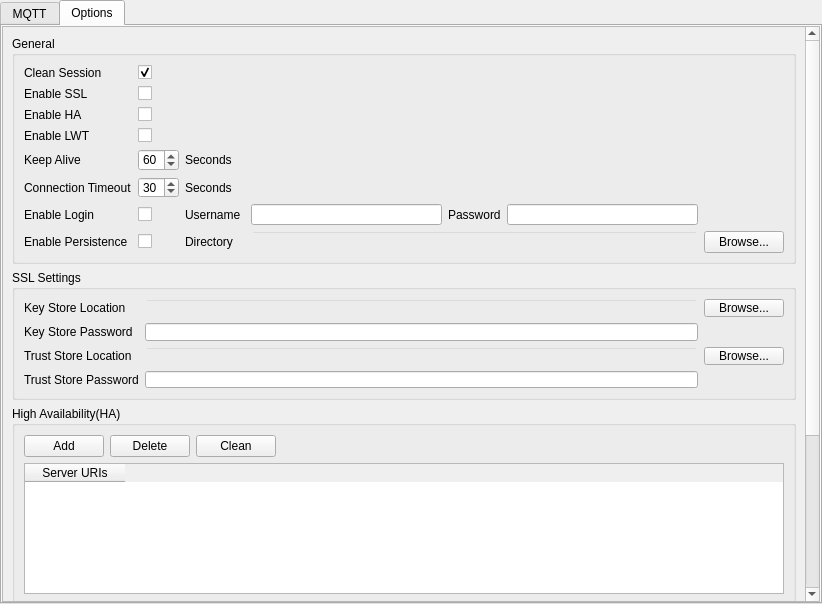
<?xml version="1.0" encoding="UTF-8"?>
<ui version="4.0">
 <class>ConnectionWidget</class>
 <widget class="QWidget" name="ConnectionWidget">
  <property name="geometry">
   <rect>
    <x>0</x>
    <y>0</y>
    <width>822</width>
    <height>604</height>
   </rect>
  </property>
  <property name="windowTitle">
   <string>Form</string>
  </property>
  <layout class="QVBoxLayout" name="verticalLayout">
   <property name="leftMargin">
    <number>0</number>
   </property>
   <property name="topMargin">
    <number>0</number>
   </property>
   <property name="rightMargin">
    <number>0</number>
   </property>
   <property name="bottomMargin">
    <number>0</number>
   </property>
   <item>
    <widget class="QTabWidget" name="tabWidget">
     <property name="currentIndex">
      <number>1</number>
     </property>
     <widget class="QWidget" name="mqtt">
      <attribute name="title">
       <string>MQTT</string>
      </attribute>
      <layout class="QHBoxLayout" name="horizontalLayout_6">
       <property name="leftMargin">
        <number>0</number>
       </property>
       <property name="topMargin">
        <number>0</number>
       </property>
       <property name="rightMargin">
        <number>0</number>
       </property>
       <property name="bottomMargin">
        <number>0</number>
       </property>
       <item>
        <widget class="QWidget" name="widget_4" native="true">
         <property name="maximumSize">
          <size>
           <width>300</width>
           <height>16777215</height>
          </size>
         </property>
         <layout class="QVBoxLayout" name="verticalLayout_8">
          <item>
           <widget class="QGroupBox" name="groupBox_8">
            <property name="minimumSize">
             <size>
              <width>0</width>
              <height>133</height>
             </size>
            </property>
            <property name="maximumSize">
             <size>
              <width>16777215</width>
              <height>133</height>
             </size>
            </property>
            <property name="title">
             <string>Connection</string>
            </property>
            <layout class="QGridLayout" name="gridLayout">
             <item row="0" column="0">
              <widget class="QLabel" name="label_29">
               <property name="text">
                <string>Server URI</string>
               </property>
              </widget>
             </item>
             <item row="1" column="0">
              <widget class="QLabel" name="label_27">
               <property name="text">
                <string>Client ID</string>
               </property>
              </widget>
             </item>
             <item row="3" column="1" colspan="2">
              <widget class="QPushButton" name="connect">
               <property name="text">
                <string>Connect</string>
               </property>
              </widget>
             </item>
             <item row="3" column="3">
              <widget class="QPushButton" name="disconnect">
               <property name="text">
                <string>Disconnect</string>
               </property>
              </widget>
             </item>
             <item row="1" column="1" colspan="3">
              <widget class="QLineEdit" name="id"/>
             </item>
             <item row="0" column="1" colspan="3">
              <widget class="QLineEdit" name="url"/>
             </item>
             <item row="2" column="0">
              <widget class="QLabel" name="label_28">
               <property name="text">
                <string>Status</string>
               </property>
              </widget>
             </item>
             <item row="2" column="1" colspan="3">
              <widget class="QLineEdit" name="status">
               <property name="echoMode">
                <enum>QLineEdit::Normal</enum>
               </property>
               <property name="readOnly">
                <bool>true</bool>
               </property>
              </widget>
             </item>
            </layout>
           </widget>
          </item>
          <item>
           <widget class="QGroupBox" name="groupBox_2">
            <property name="title">
             <string>Subscription</string>
            </property>
            <layout class="QVBoxLayout" name="verticalLayout_7">
             <item>
              <widget class="QWidget" name="widget" native="true">
               <layout class="QHBoxLayout" name="horizontalLayout">
                <item>
                 <widget class="QPushButton" name="subAdd">
                  <property name="text">
                   <string>Add</string>
                  </property>
                 </widget>
                </item>
                <item>
                 <widget class="QPushButton" name="subDelete">
                  <property name="text">
                   <string>Delete</string>
                  </property>
                 </widget>
                </item>
                <item>
                 <widget class="QPushButton" name="subClean">
                  <property name="text">
                   <string>Clean</string>
                  </property>
                 </widget>
                </item>
                <item>
                 <spacer name="horizontalSpacer_2">
                  <property name="orientation">
                   <enum>Qt::Horizontal</enum>
                  </property>
                  <property name="sizeHint" stdset="0">
                   <size>
                    <width>7</width>
                    <height>20</height>
                   </size>
                  </property>
                 </spacer>
                </item>
               </layout>
              </widget>
             </item>
             <item>
              <widget class="QTableWidget" name="topics">
               <property name="horizontalScrollBarPolicy">
                <enum>Qt::ScrollBarAlwaysOff</enum>
               </property>
               <property name="selectionBehavior">
                <enum>QAbstractItemView::SelectRows</enum>
               </property>
               <property name="columnCount">
                <number>3</number>
               </property>
               <attribute name="horizontalHeaderCascadingSectionResizes">
                <bool>true</bool>
               </attribute>
               <attribute name="horizontalHeaderStretchLastSection">
                <bool>true</bool>
               </attribute>
               <attribute name="verticalHeaderVisible">
                <bool>false</bool>
               </attribute>
               <column>
                <property name="text">
                 <string/>
                </property>
               </column>
               <column>
                <property name="text">
                 <string>Topic</string>
                </property>
               </column>
               <column>
                <property name="text">
                 <string>QoS</string>
                </property>
               </column>
              </widget>
             </item>
             <item>
              <widget class="QWidget" name="widget_7" native="true">
               <layout class="QHBoxLayout" name="horizontalLayout_7">
                <property name="leftMargin">
                 <number>0</number>
                </property>
                <property name="topMargin">
                 <number>0</number>
                </property>
                <property name="rightMargin">
                 <number>0</number>
                </property>
                <property name="bottomMargin">
                 <number>0</number>
                </property>
                <item>
                 <spacer name="horizontalSpacer">
                  <property name="orientation">
                   <enum>Qt::Horizontal</enum>
                  </property>
                  <property name="sizeHint" stdset="0">
                   <size>
                    <width>97</width>
                    <height>20</height>
                   </size>
                  </property>
                 </spacer>
                </item>
                <item>
                 <widget class="QPushButton" name="subscribe">
                  <property name="text">
                   <string>Subscribe</string>
                  </property>
                 </widget>
                </item>
                <item>
                 <widget class="QPushButton" name="unsubscribe">
                  <property name="text">
                   <string>Unsubscribe</string>
                  </property>
                 </widget>
                </item>
               </layout>
              </widget>
             </item>
            </layout>
           </widget>
          </item>
          <item>
           <widget class="QGroupBox" name="groupBox_3">
            <property name="minimumSize">
             <size>
              <width>0</width>
              <height>180</height>
             </size>
            </property>
            <property name="maximumSize">
             <size>
              <width>16777215</width>
              <height>200</height>
             </size>
            </property>
            <property name="title">
             <string>Publication</string>
            </property>
            <layout class="QGridLayout" name="gridLayout_2">
             <item row="3" column="3">
              <widget class="QWidget" name="widget_3" native="true">
               <layout class="QHBoxLayout" name="horizontalLayout_3">
                <property name="leftMargin">
                 <number>0</number>
                </property>
                <property name="topMargin">
                 <number>0</number>
                </property>
                <property name="rightMargin">
                 <number>0</number>
                </property>
                <property name="bottomMargin">
                 <number>0</number>
                </property>
                <item>
                 <widget class="QPushButton" name="file">
                  <property name="text">
                   <string>File...</string>
                  </property>
                 </widget>
                </item>
                <item>
                 <widget class="QPushButton" name="publish">
                  <property name="text">
                   <string>Publish</string>
                  </property>
                 </widget>
                </item>
               </layout>
              </widget>
             </item>
             <item row="2" column="3">
              <widget class="QPlainTextEdit" name="message">
               <property name="verticalScrollBarPolicy">
                <enum>Qt::ScrollBarAlwaysOn</enum>
               </property>
              </widget>
             </item>
             <item row="2" column="2">
              <widget class="QLabel" name="label_6">
               <property name="text">
                <string>Message</string>
               </property>
              </widget>
             </item>
             <item row="1" column="3">
              <widget class="QWidget" name="widget_2" native="true">
               <layout class="QHBoxLayout" name="horizontalLayout_2">
                <property name="leftMargin">
                 <number>0</number>
                </property>
                <property name="topMargin">
                 <number>0</number>
                </property>
                <property name="rightMargin">
                 <number>0</number>
                </property>
                <property name="bottomMargin">
                 <number>0</number>
                </property>
                <item>
                 <widget class="QComboBox" name="qos">
                  <item>
                   <property name="text">
                    <string>0 - At Most Once</string>
                   </property>
                  </item>
                  <item>
                   <property name="text">
                    <string>1 - At Least Once</string>
                   </property>
                  </item>
                  <item>
                   <property name="text">
                    <string>2 - Exactly Once</string>
                   </property>
                  </item>
                 </widget>
                </item>
                <item>
                 <widget class="QCheckBox" name="retained">
                  <property name="maximumSize">
                   <size>
                    <width>70</width>
                    <height>16777215</height>
                   </size>
                  </property>
                  <property name="text">
                   <string>Retained</string>
                  </property>
                 </widget>
                </item>
                <item>
                 <spacer name="horizontalSpacer_6">
                  <property name="orientation">
                   <enum>Qt::Horizontal</enum>
                  </property>
                  <property name="sizeHint" stdset="0">
                   <size>
                    <width>40</width>
                    <height>20</height>
                   </size>
                  </property>
                 </spacer>
                </item>
                <item>
                 <widget class="QCheckBox" name="hex">
                  <property name="text">
                   <string>Hex</string>
                  </property>
                 </widget>
                </item>
               </layout>
              </widget>
             </item>
             <item row="1" column="2">
              <widget class="QLabel" name="label_5">
               <property name="text">
                <string>QoS</string>
               </property>
              </widget>
             </item>
             <item row="0" column="3">
              <widget class="QLineEdit" name="topic"/>
             </item>
             <item row="0" column="2">
              <widget class="QLabel" name="label_4">
               <property name="text">
                <string>Topic</string>
               </property>
              </widget>
             </item>
             <item row="3" column="2">
              <spacer name="horizontalSpacer_3">
               <property name="orientation">
                <enum>Qt::Horizontal</enum>
               </property>
               <property name="sizeType">
                <enum>QSizePolicy::Maximum</enum>
               </property>
               <property name="sizeHint" stdset="0">
                <size>
                 <width>30</width>
                 <height>20</height>
                </size>
               </property>
              </spacer>
             </item>
            </layout>
           </widget>
          </item>
         </layout>
        </widget>
       </item>
       <item>
        <widget class="QTabWidget" name="messageWidget">
         <property name="currentIndex">
          <number>0</number>
         </property>
         <property name="documentMode">
          <bool>true</bool>
         </property>
         <widget class="QWidget" name="tab">
          <attribute name="title">
           <string>History</string>
          </attribute>
          <layout class="QVBoxLayout" name="verticalLayout_2">
           <item>
            <widget class="QTableWidget" name="history">
             <property name="horizontalScrollBarPolicy">
              <enum>Qt::ScrollBarAsNeeded</enum>
             </property>
             <property name="editTriggers">
              <set>QAbstractItemView::NoEditTriggers</set>
             </property>
             <property name="selectionBehavior">
              <enum>QAbstractItemView::SelectRows</enum>
             </property>
             <attribute name="horizontalHeaderCascadingSectionResizes">
              <bool>true</bool>
             </attribute>
             <attribute name="horizontalHeaderStretchLastSection">
              <bool>true</bool>
             </attribute>
             <attribute name="verticalHeaderVisible">
              <bool>false</bool>
             </attribute>
             <column>
              <property name="text">
               <string>Event</string>
              </property>
             </column>
             <column>
              <property name="text">
               <string>Topic</string>
              </property>
             </column>
             <column>
              <property name="text">
               <string>Message</string>
              </property>
             </column>
             <column>
              <property name="text">
               <string>QoS</string>
              </property>
             </column>
             <column>
              <property name="text">
               <string>Retanined</string>
              </property>
             </column>
             <column>
              <property name="text">
               <string>Time</string>
              </property>
             </column>
            </widget>
           </item>
          </layout>
         </widget>
         <widget class="QWidget" name="tab_2">
          <attribute name="title">
           <string>Last Message</string>
          </attribute>
          <layout class="QVBoxLayout" name="verticalLayout_3">
           <item>
            <widget class="QTableWidget" name="lastMessage">
             <property name="horizontalScrollBarPolicy">
              <enum>Qt::ScrollBarAsNeeded</enum>
             </property>
             <property name="selectionBehavior">
              <enum>QAbstractItemView::SelectRows</enum>
             </property>
             <attribute name="horizontalHeaderCascadingSectionResizes">
              <bool>true</bool>
             </attribute>
             <attribute name="horizontalHeaderStretchLastSection">
              <bool>true</bool>
             </attribute>
             <attribute name="verticalHeaderVisible">
              <bool>false</bool>
             </attribute>
             <column>
              <property name="text">
               <string>Topic</string>
              </property>
             </column>
             <column>
              <property name="text">
               <string>Message</string>
              </property>
             </column>
             <column>
              <property name="text">
               <string>QoS</string>
              </property>
             </column>
             <column>
              <property name="text">
               <string>Retained</string>
              </property>
             </column>
             <column>
              <property name="text">
               <string>Time</string>
              </property>
             </column>
            </widget>
           </item>
          </layout>
         </widget>
        </widget>
       </item>
      </layout>
     </widget>
     <widget class="QWidget" name="options">
      <attribute name="title">
       <string>Options</string>
      </attribute>
      <layout class="QVBoxLayout" name="verticalLayout_6">
       <property name="leftMargin">
        <number>0</number>
       </property>
       <property name="topMargin">
        <number>0</number>
       </property>
       <property name="rightMargin">
        <number>0</number>
       </property>
       <property name="bottomMargin">
        <number>0</number>
       </property>
       <item>
        <widget class="QScrollArea" name="scrollArea">
         <property name="widgetResizable">
          <bool>true</bool>
         </property>
         <widget class="QWidget" name="scrollAreaWidgetContents">
          <property name="geometry">
           <rect>
            <x>0</x>
            <y>0</y>
            <width>797</width>
            <height>794</height>
           </rect>
          </property>
          <layout class="QVBoxLayout" name="verticalLayout_5">
           <item>
            <widget class="QGroupBox" name="groupBox_4">
             <property name="minimumSize">
              <size>
               <width>0</width>
               <height>228</height>
              </size>
             </property>
             <property name="title">
              <string>General</string>
             </property>
             <layout class="QGridLayout" name="gridLayout_5">
              <item row="0" column="0">
               <widget class="QLabel" name="label_7">
                <property name="text">
                 <string>Clean Session</string>
                </property>
               </widget>
              </item>
              <item row="9" column="1">
               <widget class="QCheckBox" name="login">
                <property name="text">
                 <string/>
                </property>
               </widget>
              </item>
              <item row="9" column="2" colspan="3">
               <widget class="QLabel" name="label_23">
                <property name="text">
                 <string>Username</string>
                </property>
               </widget>
              </item>
              <item row="4" column="2" colspan="3">
               <widget class="QLabel" name="label_22">
                <property name="text">
                 <string>Seconds</string>
                </property>
               </widget>
              </item>
              <item row="1" column="1">
               <widget class="QCheckBox" name="ssl">
                <property name="text">
                 <string/>
                </property>
               </widget>
              </item>
              <item row="2" column="1">
               <widget class="QCheckBox" name="ha">
                <property name="text">
                 <string/>
                </property>
               </widget>
              </item>
              <item row="4" column="1">
               <widget class="QSpinBox" name="keepAlive">
                <property name="value">
                 <number>60</number>
                </property>
               </widget>
              </item>
              <item row="5" column="1">
               <widget class="QSpinBox" name="Timeout">
                <property name="value">
                 <number>30</number>
                </property>
               </widget>
              </item>
              <item row="9" column="0">
               <widget class="QLabel" name="label_13">
                <property name="text">
                 <string>Enable Login</string>
                </property>
               </widget>
              </item>
              <item row="1" column="0">
               <widget class="QLabel" name="label_8">
                <property name="text">
                 <string>Enable SSL</string>
                </property>
               </widget>
              </item>
              <item row="3" column="0">
               <widget class="QLabel" name="label_10">
                <property name="text">
                 <string>Enable LWT</string>
                </property>
               </widget>
              </item>
              <item row="3" column="1">
               <widget class="QCheckBox" name="lwt">
                <property name="text">
                 <string/>
                </property>
               </widget>
              </item>
              <item row="4" column="0">
               <widget class="QLabel" name="label_11">
                <property name="text">
                 <string>Keep Alive</string>
                </property>
               </widget>
              </item>
              <item row="5" column="2" colspan="3">
               <widget class="QLabel" name="label_24">
                <property name="text">
                 <string>Seconds</string>
                </property>
               </widget>
              </item>
              <item row="0" column="1">
               <widget class="QCheckBox" name="cleanSession">
                <property name="text">
                 <string/>
                </property>
                <property name="checked">
                 <bool>true</bool>
                </property>
               </widget>
              </item>
              <item row="2" column="0">
               <widget class="QLabel" name="label_9">
                <property name="text">
                 <string>Enable HA</string>
                </property>
               </widget>
              </item>
              <item row="5" column="0">
               <widget class="QLabel" name="label_12">
                <property name="text">
                 <string>Connection Timeout</string>
                </property>
               </widget>
              </item>
              <item row="12" column="1">
               <widget class="QCheckBox" name="persistence">
                <property name="text">
                 <string/>
                </property>
               </widget>
              </item>
              <item row="12" column="0">
               <widget class="QLabel" name="label_14">
                <property name="text">
                 <string>Enable Persistence</string>
                </property>
               </widget>
              </item>
              <item row="9" column="6">
               <widget class="QLabel" name="label_25">
                <property name="text">
                 <string>Password</string>
                </property>
               </widget>
              </item>
              <item row="12" column="9">
               <widget class="QPushButton" name="directoryBrowse">
                <property name="text">
                 <string>Browse...</string>
                </property>
               </widget>
              </item>
              <item row="12" column="2">
               <widget class="QLabel" name="label_26">
                <property name="text">
                 <string>Directory</string>
                </property>
               </widget>
              </item>
              <item row="9" column="7">
               <widget class="QLineEdit" name="password"/>
              </item>
              <item row="9" column="5">
               <widget class="QLineEdit" name="username"/>
              </item>
              <item row="12" column="5" colspan="3">
               <widget class="QLineEdit" name="directory">
                <property name="styleSheet">
                 <string notr="true">QLineEdit{background:transparent;}</string>
                </property>
                <property name="readOnly">
                 <bool>true</bool>
                </property>
               </widget>
              </item>
             </layout>
            </widget>
           </item>
           <item>
            <widget class="QGroupBox" name="groupBox_5">
             <property name="minimumSize">
              <size>
               <width>0</width>
               <height>130</height>
              </size>
             </property>
             <property name="title">
              <string>SSL Settings</string>
             </property>
             <layout class="QGridLayout" name="gridLayout_4">
              <item row="0" column="0">
               <widget class="QLabel" name="label_15">
                <property name="text">
                 <string>Key Store Location</string>
                </property>
               </widget>
              </item>
              <item row="0" column="1">
               <widget class="QLineEdit" name="keyLocation">
                <property name="styleSheet">
                 <string notr="true">QLineEdit{background:transparent;}</string>
                </property>
                <property name="readOnly">
                 <bool>true</bool>
                </property>
               </widget>
              </item>
              <item row="0" column="2">
               <widget class="QPushButton" name="keyBrowse">
                <property name="text">
                 <string>Browse...</string>
                </property>
               </widget>
              </item>
              <item row="1" column="0">
               <widget class="QLabel" name="label_16">
                <property name="text">
                 <string>Key Store Password</string>
                </property>
               </widget>
              </item>
              <item row="1" column="1">
               <widget class="QLineEdit" name="keyPassword"/>
              </item>
              <item row="2" column="0">
               <widget class="QLabel" name="label_17">
                <property name="text">
                 <string>Trust Store Location</string>
                </property>
               </widget>
              </item>
              <item row="2" column="1">
               <widget class="QLineEdit" name="trustLocation">
                <property name="styleSheet">
                 <string notr="true">QLineEdit{background:transparent;}</string>
                </property>
                <property name="readOnly">
                 <bool>true</bool>
                </property>
               </widget>
              </item>
              <item row="2" column="2">
               <widget class="QPushButton" name="trustBrowse">
                <property name="text">
                 <string>Browse...</string>
                </property>
               </widget>
              </item>
              <item row="3" column="0">
               <widget class="QLabel" name="label_18">
                <property name="text">
                 <string>Trust Store Password</string>
                </property>
               </widget>
              </item>
              <item row="3" column="1">
               <widget class="QLineEdit" name="trustPassword"/>
              </item>
             </layout>
            </widget>
           </item>
           <item>
            <widget class="QGroupBox" name="groupBox_6">
             <property name="minimumSize">
              <size>
               <width>0</width>
               <height>200</height>
              </size>
             </property>
             <property name="title">
              <string>High Availability(HA)</string>
             </property>
             <layout class="QVBoxLayout" name="verticalLayout_4">
              <item>
               <widget class="QWidget" name="widget_5" native="true">
                <layout class="QHBoxLayout" name="horizontalLayout_4">
                 <property name="leftMargin">
                  <number>0</number>
                 </property>
                 <property name="topMargin">
                  <number>0</number>
                 </property>
                 <property name="rightMargin">
                  <number>0</number>
                 </property>
                 <property name="bottomMargin">
                  <number>0</number>
                 </property>
                 <item>
                  <widget class="QPushButton" name="haAdd">
                   <property name="text">
                    <string>Add</string>
                   </property>
                  </widget>
                 </item>
                 <item>
                  <widget class="QPushButton" name="haDelete">
                   <property name="text">
                    <string>Delete</string>
                   </property>
                  </widget>
                 </item>
                 <item>
                  <widget class="QPushButton" name="haClean">
                   <property name="text">
                    <string>Clean</string>
                   </property>
                  </widget>
                 </item>
                 <item>
                  <spacer name="horizontalSpacer_4">
                   <property name="orientation">
                    <enum>Qt::Horizontal</enum>
                   </property>
                   <property name="sizeHint" stdset="0">
                    <size>
                     <width>513</width>
                     <height>20</height>
                    </size>
                   </property>
                  </spacer>
                 </item>
                </layout>
               </widget>
              </item>
              <item>
               <widget class="QTableWidget" name="servers">
                <column>
                 <property name="text">
                  <string>Server URIs</string>
                 </property>
                </column>
               </widget>
              </item>
             </layout>
            </widget>
           </item>
           <item>
            <widget class="QGroupBox" name="groupBox_7">
             <property name="minimumSize">
              <size>
               <width>0</width>
               <height>200</height>
              </size>
             </property>
             <property name="title">
              <string>Last Will and Testament(LWT)</string>
             </property>
             <layout class="QGridLayout" name="gridLayout_3">
              <item row="0" column="0">
               <widget class="QLabel" name="label_19">
                <property name="text">
                 <string>Topic</string>
                </property>
               </widget>
              </item>
              <item row="0" column="1">
               <widget class="QLineEdit" name="lwtTopic"/>
              </item>
              <item row="1" column="0">
               <widget class="QLabel" name="label_20">
                <property name="text">
                 <string>QoS</string>
                </property>
               </widget>
              </item>
              <item row="1" column="1">
               <widget class="QWidget" name="widget_6" native="true">
                <layout class="QHBoxLayout" name="horizontalLayout_5">
                 <property name="leftMargin">
                  <number>0</number>
                 </property>
                 <property name="topMargin">
                  <number>0</number>
                 </property>
                 <property name="rightMargin">
                  <number>0</number>
                 </property>
                 <property name="bottomMargin">
                  <number>0</number>
                 </property>
                 <item>
                  <widget class="QComboBox" name="lwtQos">
                   <item>
                    <property name="text">
                     <string>0 - At Most Once</string>
                    </property>
                   </item>
                   <item>
                    <property name="text">
                     <string>1 - At Least Once</string>
                    </property>
                   </item>
                   <item>
                    <property name="text">
                     <string>2 - Exactly Once</string>
                    </property>
                   </item>
                  </widget>
                 </item>
                 <item>
                  <widget class="QCheckBox" name="lwtRetained">
                   <property name="maximumSize">
                    <size>
                     <width>70</width>
                     <height>16777215</height>
                    </size>
                   </property>
                   <property name="text">
                    <string>Retained</string>
                   </property>
                  </widget>
                 </item>
                 <item>
                  <spacer name="horizontalSpacer_5">
                   <property name="orientation">
                    <enum>Qt::Horizontal</enum>
                   </property>
                   <property name="sizeHint" stdset="0">
                    <size>
                     <width>511</width>
                     <height>20</height>
                    </size>
                   </property>
                  </spacer>
                 </item>
                 <item>
                  <widget class="QCheckBox" name="lwtHex">
                   <property name="maximumSize">
                    <size>
                     <width>40</width>
                     <height>16777215</height>
                    </size>
                   </property>
                   <property name="text">
                    <string>Hex</string>
                   </property>
                  </widget>
                 </item>
                </layout>
               </widget>
              </item>
              <item row="2" column="0">
               <widget class="QLabel" name="label_21">
                <property name="text">
                 <string>Message</string>
                </property>
               </widget>
              </item>
              <item row="2" column="1">
               <widget class="QPlainTextEdit" name="lwtMessage"/>
              </item>
             </layout>
            </widget>
           </item>
          </layout>
         </widget>
        </widget>
       </item>
      </layout>
     </widget>
    </widget>
   </item>
  </layout>
 </widget>
 <resources/>
 <connections/>
</ui>
